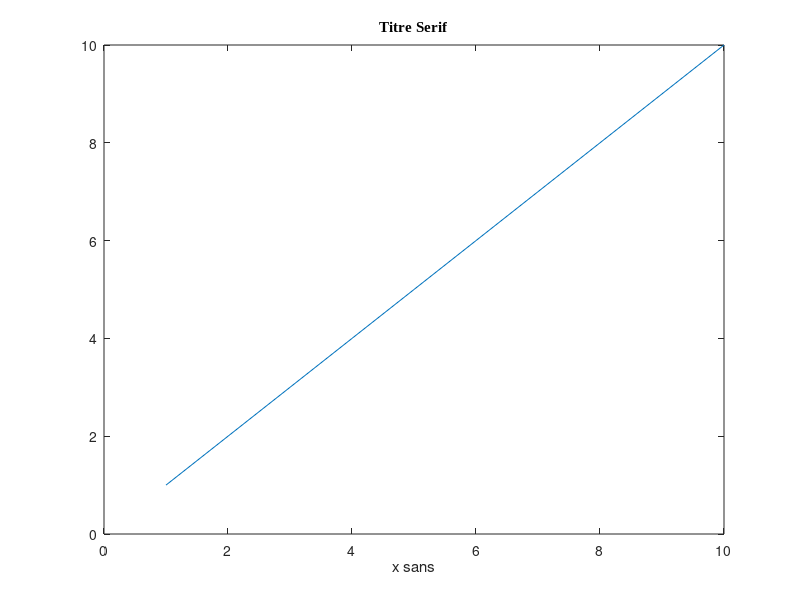

Write MATLAB code to recreate this figure. (Note: this script raises an error after producing the figure.)
%=============================================================================
% Copyright (c) 2016-present Allan CORNET (Nelson)
%=============================================================================
% This file is part of Nelson.
%=============================================================================
% LICENCE_BLOCK_BEGIN
% SPDX-License-Identifier: LGPL-3.0-or-later
% LICENCE_BLOCK_END
%=============================================================================
% <--INTERACTIVE TEST-->
% <--WEB GUI REQUIRED--> run with: nelson-webview --file runtests_web.m
%=============================================================================
% The requested font must follow through the Qt-free exporters: a Times bold
% title maps to serif/bold in SVG and to the Times-Bold base-14 face in PDF,
% while default text stays sans-serif/Helvetica.
out = tempname();
if ~isfolder(out)
  mkdir(out);
end
cleanupOut = onCleanup(@() rmdir(out, 's')); %#ok<NLS0004>
f = figure();
plot(1:10);
title('Titre Serif', 'FontName', 'Times New Roman', 'FontWeight', 'bold');
xlabel('x sans');
%=============================================================================
p = [out, '/fonts.svg'];
saveas(f, p);
txt = fileread(p);
assert_istrue(~isempty(strfind(txt, 'font-family="serif"')));
assert_istrue(~isempty(strfind(txt, 'font-weight="bold"')));
assert_istrue(~isempty(strfind(txt, 'font-family="sans-serif"')));
%=============================================================================
p = [out, '/fonts.pdf'];
saveas(f, p);
txt = fileread(p);
assert_istrue(~isempty(strfind(txt, '/Times-Bold')));
assert_istrue(~isempty(strfind(txt, '/Helvetica')));
% PDF numbers must never use scientific notation (invalid PDF; a rotated
% ylabel used to vanish because cos(90deg) serialized as 6e-17)
assert_istrue(isempty(strfind(txt, 'e-17')));
%=============================================================================
close(f);
%=============================================================================
